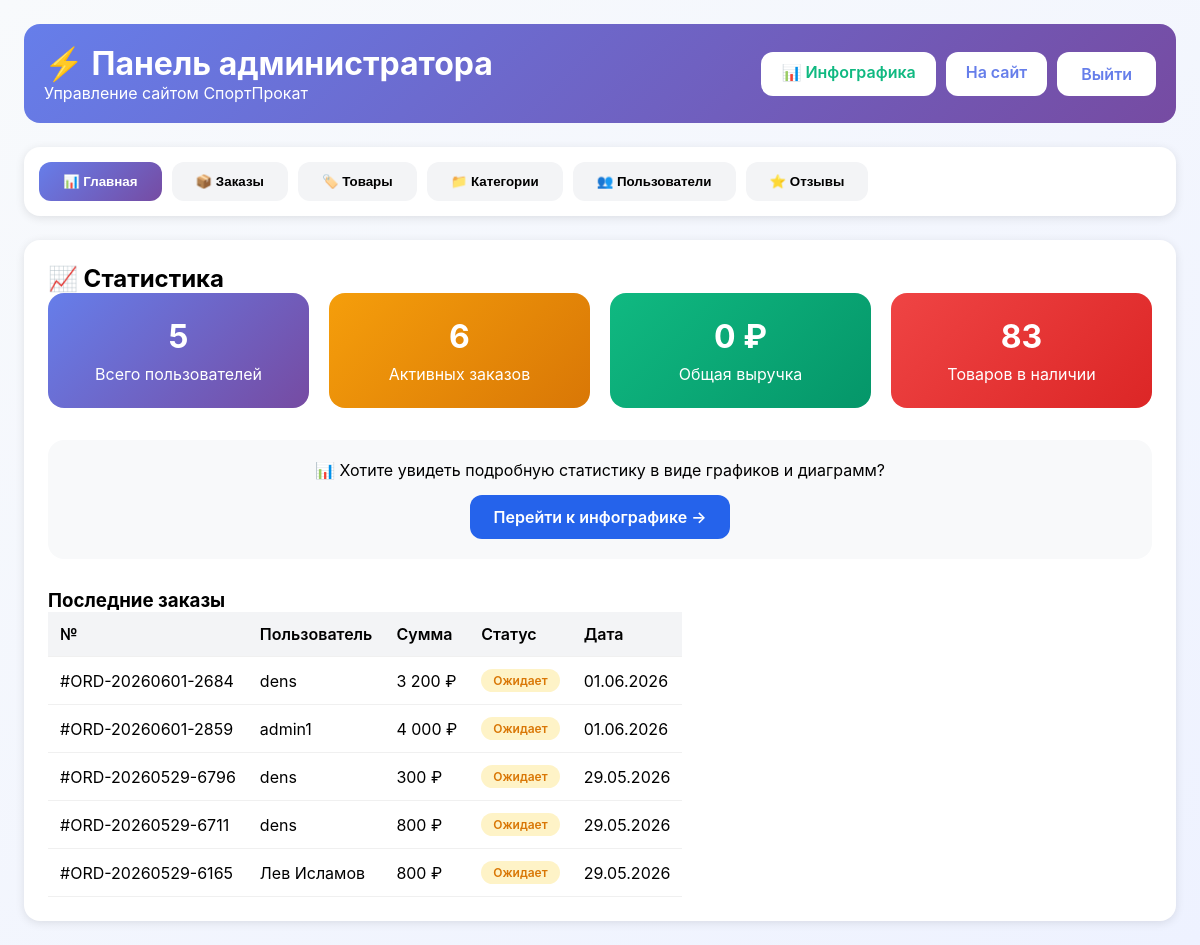
/admin_panel.php (signed in), run on the app's committed database.
### tables this page shows
CREATE TABLE `orders` (
  `id` int(11) NOT NULL,
  `user_id` int(11) DEFAULT NULL,
  `order_number` varchar(50) DEFAULT NULL,
  `total_amount` decimal(10,2) DEFAULT NULL,
  `status` enum('pending','confirmed','active','completed','cancelled') DEFAULT 'pending',
  `payment_status` enum('pending','paid','refunded') DEFAULT 'pending',
  `delivery_address` text DEFAULT NULL,
  `delivery_date` date DEFAULT NULL,
  `return_date` date DEFAULT NULL,
  `note` text DEFAULT NULL,
  `created_at` timestamp NOT NULL DEFAULT current_timestamp()
);

CREATE TABLE `users` (
  `id` int(11) NOT NULL,
  `username` varchar(50) NOT NULL,
  `email` varchar(100) NOT NULL,
  `password` varchar(255) NOT NULL,
  `full_name` varchar(100) DEFAULT NULL,
  `phone` varchar(20) DEFAULT NULL,
  `address` text DEFAULT NULL,
  `avatar` varchar(255) DEFAULT NULL,
  `role` enum('user','admin') DEFAULT 'user',
  `created_at` timestamp NOT NULL DEFAULT current_timestamp(),
  `updated_at` timestamp NOT NULL DEFAULT current_timestamp() ON UPDATE current_timestamp()
);

### admin_panel.php (the view, shortened to what this page needs)
<?php
$db = Database::getInstance()->getConnection();
$active_tab = isset($_GET['tab']) ? $_GET['tab'] : 'dashboard';
$stats = [];
$stmt = $db->query("SELECT COUNT(*) as count FROM users");
$stats['users'] = $stmt->fetch()['count'];
$stmt = $db->query("SELECT COUNT(*) as count FROM orders WHERE status IN ('pending', 'confirmed', 'active')");
$stats['active_orders'] = $stmt->fetch()['count'];
$stmt = $db->query("SELECT SUM(total_amount) as total FROM orders WHERE status = 'completed'");
$stats['revenue'] = $stmt->fetch()['total'] ?? 0;
$stmt = $db->query("SELECT SUM(stock) as count FROM products");
$stats['products_stock'] = $stmt->fetch()['count'] ?? 0;
$orders = $db->query("SELECT o.*, u.username FROM orders o JOIN users u ON o.user_id = u.id ORDER BY o.created_at DESC")->fetchAll();
$statuses = [
    'pending' => 'Ожидает',
    'confirmed' => 'Подтвержден',
    'active' => 'Активен',
    'completed' => 'Завершен',
    'cancelled' => 'Отменен'
];
?>
<!DOCTYPE html>
<html lang="ru">
<head>
    <link rel="stylesheet" href="style.css">
</head>
<body>
    <div class="container">
        <div class="admin-header">
            <div>
                <h1>⚡ Панель администратора</h1>
                <p>Управление сайтом СпортПрокат</p>
            </div>
            <div class="header-buttons">
                <a href="infographics.php" class="btn-secondary" style="background: white; color: #10b981;">📊 Инфографика</a>
                <a href="index.php" class="btn-secondary" style="background: white; color: #667eea;">На сайт</a>
                <a href="logout.php" class="btn-primary" style="background: white; color: #667eea;">Выйти</a>
            </div>
        </div>
        <div class="admin-tabs">
            <button class="admin-tab <?php echo $active_tab == 'dashboard' ? 'active' : ''; ?>" onclick="showTab('dashboard')">📊 Главная</button>
            <button class="admin-tab <?php echo $active_tab == 'orders' ? 'active' : ''; ?>" onclick="showTab('orders')">📦 Заказы</button>
            <button class="admin-tab <?php echo $active_tab == 'products' ? 'active' : ''; ?>" onclick="showTab('products')">🏷️ Товары</button>
            <button class="admin-tab <?php echo $active_tab == 'categories' ? 'active' : ''; ?>" onclick="showTab('categories')">📁 Категории</button>
            <button class="admin-tab <?php echo $active_tab == 'users' ? 'active' : ''; ?>" onclick="showTab('users')">👥 Пользователи</button>
            <button class="admin-tab <?php echo $active_tab == 'reviews' ? 'active' : ''; ?>" onclick="showTab('reviews')">⭐ Отзывы</button>
        </div>
        <div id="dashboard" class="tab-content <?php echo $active_tab == 'dashboard' ? 'active' : ''; ?>">
            <h2>📈 Статистика</h2>
            <div class="stats-grid">
                <div class="stat-card">
                    <h3><?php echo $stats['users']; ?></h3>
                    <p>Всего пользователей</p>
                </div>
                <div class="stat-card" style="background: linear-gradient(135deg, #f59e0b, #d97706);">
                    <h3><?php echo $stats['active_orders']; ?></h3>
                    <p>Активных заказов</p>
                </div>
                <div class="stat-card" style="background: linear-gradient(135deg, #10b981, #059669);">
                    <h3><?php echo number_format($stats['revenue'], 0, '.', ' '); ?> ₽</h3>
                    <p>Общая выручка</p>
                </div>
                <div class="stat-card" style="background: linear-gradient(135deg, #ef4444, #dc2626);">
                    <h3><?php echo $stats['products_stock']; ?></h3>
                    <p>Товаров в наличии</p>
                </div>
            </div>
            <div style="margin-top: 30px; padding: 20px; background: #f8f9fa; border-radius: 16px; text-align: center;">
                <p style="margin-bottom: 15px;">📊 Хотите увидеть подробную статистику в виде графиков и диаграмм?</p>
                <a href="infographics.php" class="btn-primary">Перейти к инфографике →</a>
            </div>
            <h3 style="margin-top: 30px;"> Последние заказы</h3>
            <div style="overflow-x: auto;">
                <table>
                    <thead>
                        <tr><th>№</th><th>Пользователь</th><th>Сумма</th><th>Статус</th><th>Дата</th></tr>
                    </thead>
                    <tbody>
                        <?php foreach (array_slice($orders, 0, 5) as $order): ?>
                        <tr>
                            <td>#<?php echo $order['order_number']; ?></td>
                            <td><?php echo htmlspecialchars($order['username']); ?></td>
                            <td><?php echo number_format($order['total_amount'], 0, '.', ' '); ?> ₽</td>
                            <td><span class="status-badge status-<?php echo $order['status']; ?>"><?php echo $statuses[$order['status']]; ?></span></td>
                            <td><?php echo date('d.m.Y', strtotime($order['created_at'])); ?></td>
                        </tr>
                        <?php endforeach; ?>
                    </tbody>
                </table>
            </div>
        </div>
    </div>
</body>
</html>

### style.css (style rules this page uses)
:root { --primary: #2563eb; --primary-dark: #1d4ed8; --secondary: #10b981; --dark: #1f2937; --gray: #6b7280; --light: #f3f4f6; --danger: #ef4444; --warning: #f59e0b; --white: #ffffff; --shadow-sm: 0 1px 2px 0 rgba(0, 0, 0, 0.05); --shadow: 0 1px 3px 0 rgba(0, 0, 0, 0.1); --shadow-md: 0 4px 6px -1px rgba(0, 0, 0, 0.1); --shadow-lg: 0 10px 15px -3px rgba(0, 0, 0, 0.1); --radius: 12px; }
* { margin: 0; padding: 0; box-sizing: border-box; }
body { font-family: 'Inter', -apple-system, BlinkMacSystemFont, 'Segoe UI', Roboto, sans-serif; background: linear-gradient(145deg, #f8fafc 0%, #eef2ff 100%); min-height: 100vh; }
.container { max-width: 1280px; margin: 0 auto; padding: 24px; }
.btn-primary { background: var(--primary); color: white; padding: 12px 24px; border: none; border-radius: var(--radius); cursor: pointer; font-weight: 600; transition: all 0.2s; text-decoration: none; display: inline-block; }
.btn-secondary { background: var(--secondary); color: white; padding: 10px 20px; border: none; border-radius: var(--radius); cursor: pointer; font-weight: 600; text-decoration: none; display: inline-block; }

### admin_panel.php (style rules this page uses)
.admin-header { background: linear-gradient(135deg, #667eea 0%, #764ba2 100%); color: white; padding: 20px; border-radius: 16px; margin-bottom: 24px; display: flex; justify-content: space-between; align-items: center; flex-wrap: wrap; }
.admin-tabs { display: flex; gap: 10px; flex-wrap: wrap; margin-bottom: 24px; background: white; padding: 15px; border-radius: 16px; box-shadow: 0 2px 10px rgba(0,0,0,0.1); }
.admin-tab { padding: 12px 24px; background: #f3f4f6; border: none; border-radius: 12px; cursor: pointer; font-weight: 600; transition: all 0.3s; }
.admin-tab.active { background: linear-gradient(135deg, #667eea, #764ba2); color: white; }
.tab-content { display: none; background: white; border-radius: 16px; padding: 24px; box-shadow: 0 2px 10px rgba(0,0,0,0.1); }
.tab-content.active { display: block; }
.stats-grid { display: grid; grid-template-columns: repeat(auto-fit, minmax(200px, 1fr)); gap: 20px; margin-bottom: 32px; }
.stat-card { background: linear-gradient(135deg, #667eea 0%, #764ba2 100%); color: white; padding: 24px; border-radius: 16px; text-align: center; }
.stat-card h3 { font-size: 32px; margin-bottom: 8px; }
table { width: 100%; border-collapse: collapse; overflow-x: auto; display: block; }
th, td { padding: 12px; text-align: left; border-bottom: 1px solid #f0f0f0; }
th { background: #f3f4f6; font-weight: 600; }
.status-badge { padding: 4px 12px; border-radius: 20px; font-size: 12px; font-weight: 600; display: inline-block; }
.status-pending { background: #fef3c7; color: #d97706; }
.header-buttons { display: flex; gap: 10px; flex-wrap: wrap; }

### data on the page
orders: order_number "ORD-20260601-2684", user.username "dens", total_amount "3 200", status "Ожидает", created_at "01.06.2026"
orders: order_number "ORD-20260601-2859", user.username "admin1", total_amount "4 000", status "Ожидает", created_at "01.06.2026"
orders: order_number "ORD-20260529-6796", user.username "dens", total_amount "300", status "Ожидает", created_at "29.05.2026"
orders: order_number "ORD-20260529-6711", user.username "dens", total_amount "800", status "Ожидает", created_at "29.05.2026"
orders: order_number "ORD-20260529-6165", user.username "Лев Исламов", total_amount "800", status "Ожидает", created_at "29.05.2026"

### other printed values
$stats['users'] "5"
$stats['active_orders'] "6"
$stats['revenue'] "0"
$stats['products_stock'] "83"
